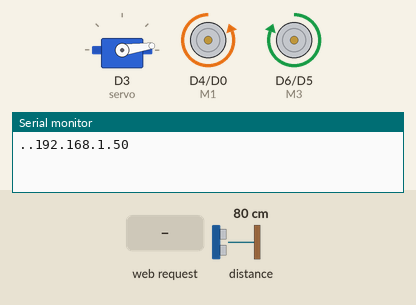
Recording of a sketch running on a simulated ESP8266 (NodeMCU). On the bench: servo, motor-driver pin pairs drawn as motors (green arrow = first pin HIGH = forward, orange = second pin HIGH = backward, longer = more drive), the last lines printed to the serial monitor. The test bench sets the inputs (shaded band); at power-on: distance to the obstacle 80 cm. WiFi joins after 1.5 s; servers stay silent unless stated.

Above: at 3.3 s.
3.4 s: distance to the obstacle set to 6 cm
6.4 s: distance to the obstacle set to 3 cm
At 6.8 s:
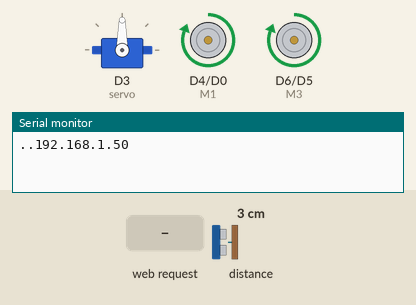
8.0 s: distance to the obstacle set to 9 cm
At 8.25 s:
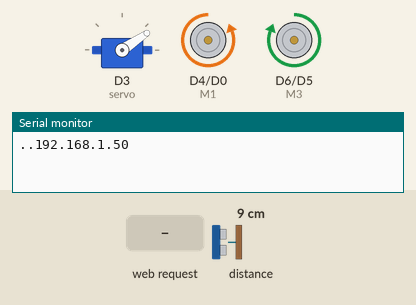
11.0 s: HTTP request GET / received
14.0 s: distance to the obstacle set to 2 cm
At 14.5 s:
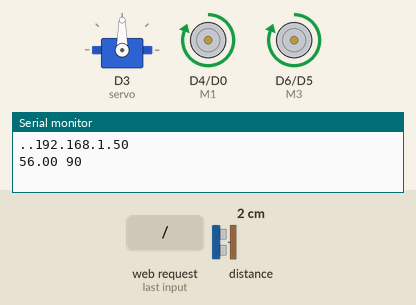
Timing chart, 0 to 16.5 s (numbered marks = the images above; inputs shaded):
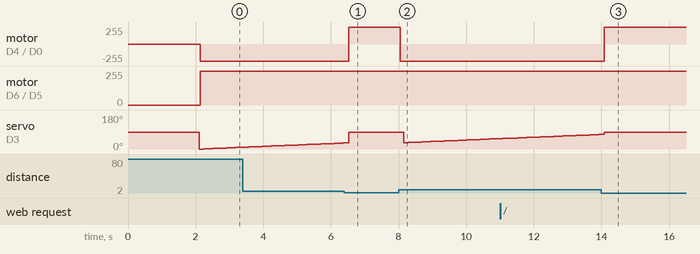

The sketch:

Bot.ino
```cpp
#include "Adafruit_VL53L0X.h"
#include<Servo.h>
#include <ESP8266WiFi.h>
#include <ESP8266WebServer.h>

Adafruit_VL53L0X lox = Adafruit_VL53L0X();
Servo servo;

// To connect to WiFi
const char* ssid = "ssid";
const char* password = "password";

ESP8266WebServer server(80);//initialise at port no.80

int M3 = D6;    // Right wheel +ve
int M4 = D5;    // Right wheel -ve
int M2 = D0;    // Left wheel +ve
int M1 = D4;    // Left wheel -ve
float pos;

void setup() {
  delay(100);
  Serial.begin(9600);
  servo.attach(0);    // D3
  pinMode(M1, OUTPUT);
  pinMode(M2, OUTPUT);
  pinMode(M3, OUTPUT);
  pinMode(M4, OUTPUT);
  if (!lox.begin())
  {
    Serial.println("Failed to boot VL53L0X");
    while(1);
  }

  WiFi.begin(ssid, password);
  while (WiFi.status() != WL_CONNECTED) {
    delay(1000);
    Serial.print(".");
  }

  server.on("/",handle_OnConnect);
  server.onNotFound(handle_NotFound);
  server.begin();
  Serial.println(WiFi.localIP());
}

void loop() {
  for(pos = 0; pos <= 90; pos+=1){
    servo.write(pos);
    server.handleClient();
    while(LIDAR_Dist() < 50){
      servo.write(90);
      server.handleClient();
      bot_move("LEFT");
      if(LIDAR_Dist() < 5){
        bot_move("BACKWARD");
      }
    }
    bot_move("FORWARD");
    delay(100);
  }
  for(pos = 90; pos <= 180; pos+=1){
    servo.write(pos);
    server.handleClient();
    while(LIDAR_Dist() < 50){
      servo.write(90);
      server.handleClient();
      bot_move("RIGHT");
      if(LIDAR_Dist() < 5){
        bot_move("BACKWARD");
      }
    }
    bot_move("FORWARD");
    delay(100);
  }
}
void bot_move(String cmd){
  if(cmd == "FORWARD"){
    digitalWrite(M2, HIGH);
    digitalWrite(M1, LOW);
    digitalWrite(M3, HIGH);
    digitalWrite(M4, LOW);
  }
  if(cmd == "BACKWARD"){
    digitalWrite(M2, LOW);
    digitalWrite(M1, HIGH);
    digitalWrite(M3, LOW);
    digitalWrite(M4, HIGH);
  }
  if(cmd == "LEFT"){
    digitalWrite(M2, LOW);
    digitalWrite(M1, HIGH);
    digitalWrite(M3, HIGH);
    digitalWrite(M4, LOW);
  }
  if(cmd == "RIGHT"){
    digitalWrite(M2, HIGH);
    digitalWrite(M1, LOW);
    digitalWrite(M3, LOW);
    digitalWrite(M4, HIGH);
  }
  if(cmd == "STOP"){
    digitalWrite(M2, LOW);
    digitalWrite(M1, LOW);
    digitalWrite(M3, LOW);
    digitalWrite(M4, LOW);
  }
}

int LIDAR_Dist(){
  VL53L0X_RangingMeasurementData_t measure;
  lox.rangingTest(&measure, false); // pass in 'true' to get debug data printout!
  if(measure.RangeStatus != 4)
  {
    return(measure.RangeMilliMeter);
  }
  else
  {
    return 10000;
  }
}

void handle_OnConnect(){
  String to_be_sent = String(pos)+" "+String(LIDAR_Dist());
  server.send(200,"text/plain",to_be_sent);
  Serial.println(to_be_sent);
}
void handle_NotFound(){
  server.send(404,"text/plain","Not found");
}
```

Measured:
- the behaviour switches between 5 and 4 cm on distance to the obstacle (found by bisection; images 0 and 1)
- after the input at 6.4 s, motor on D4 (M1) / D0 (M2): backward 255/255 → forward 255/255 after 0.13 s
- after the input at 8.0 s, motor on D4 (M1) / D0 (M2): forward 255/255 → backward 255/255 after 0.06 s; servo on D3 (servo): 90° → 34° after 0.16 s, → 35° 0.13 s later, → 36° 0.13 s later, → 37° 0.13 s later, … (22 changes in this stretch)
- after the input at 14.0 s, motor on D4 (M1) / D0 (M2): backward 255/255 → forward 255/255 after 0.09 s
